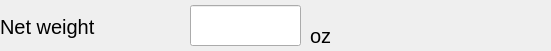
    <widget class="QWidget" name="gbNetWeight" native="true">
     <property name="geometry">
      <rect>
       <x>600</x>
       <y>370</y>
       <width>551</width>
       <height>51</height>
      </rect>
     </property>
     <property name="font">
      <font>
       <pointsize>15</pointsize>
      </font>
     </property>
     <widget class="QLabel" name="lblNetWeight">
      <property name="geometry">
       <rect>
        <x>0</x>
        <y>8</y>
        <width>191</width>
        <height>31</height>
       </rect>
      </property>
      <property name="sizePolicy">
       <sizepolicy hsizetype="Fixed" vsizetype="Fixed">
        <horstretch>0</horstretch>
        <verstretch>0</verstretch>
       </sizepolicy>
      </property>
      <property name="font">
       <font>
        <pointsize>15</pointsize>
       </font>
      </property>
      <property name="text">
       <string>Net weight</string>
      </property>
      <property name="alignment">
       <set>Qt::AlignBottom|Qt::AlignLeading|Qt::AlignLeft</set>
      </property>
     </widget>
     <widget class="hobart::numericLineEdit" name="txtNetWeight">
      <property name="geometry">
       <rect>
        <x>190</x>
        <y>5</y>
        <width>111</width>
        <height>41</height>
       </rect>
      </property>
      <property name="sizePolicy">
       <sizepolicy hsizetype="Fixed" vsizetype="Fixed">
        <horstretch>0</horstretch>
        <verstretch>0</verstretch>
       </sizepolicy>
      </property>
      <property name="minimumSize">
       <size>
        <width>111</width>
        <height>41</height>
       </size>
      </property>
      <property name="maximumSize">
       <size>
        <width>111</width>
        <height>41</height>
       </size>
      </property>
      <property name="font">
       <font>
        <pointsize>19</pointsize>
       </font>
      </property>
      <property name="maxLength">
       <number>5</number>
      </property>
     </widget>
     <widget class="QLabel" name="lblNetWeightUnitSymbol">
      <property name="geometry">
       <rect>
        <x>310</x>
        <y>20</y>
        <width>51</width>
        <height>31</height>
       </rect>
      </property>
      <property name="sizePolicy">
       <sizepolicy hsizetype="Fixed" vsizetype="Fixed">
        <horstretch>0</horstretch>
        <verstretch>0</verstretch>
       </sizepolicy>
      </property>
      <property name="minimumSize">
       <size>
        <width>51</width>
        <height>31</height>
       </size>
      </property>
      <property name="maximumSize">
       <size>
        <width>51</width>
        <height>31</height>
       </size>
      </property>
      <property name="font">
       <font>
        <pointsize>15</pointsize>
       </font>
      </property>
      <property name="toolTip">
       <string notr="true"/>
      </property>
      <property name="statusTip">
       <string notr="true"/>
      </property>
      <property name="text">
       <string notr="true">oz</string>
      </property>
      <property name="alignment">
       <set>Qt::AlignLeading|Qt::AlignLeft|Qt::AlignVCenter</set>
      </property>
     </widget>
    </widget>
